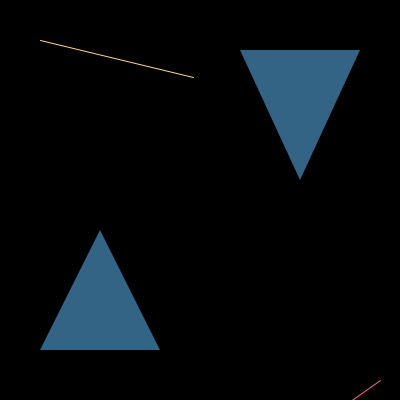
Frame 1 (no input)
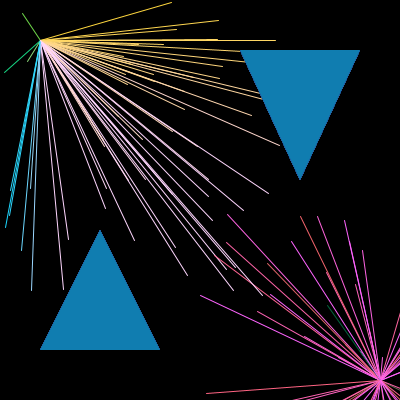
Frame 60 (the mouse pressed at the canvas centre just before this capture)
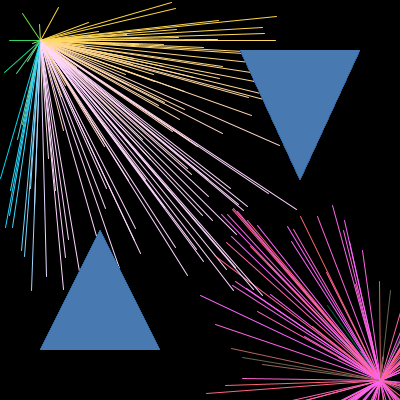
Frame 120 (the mouse held since frame 60 and released just before this capture)

The Processing sketch that drew these frames (run headless with seeded random() and noise(); from frame 60 on, the mouse is pressed at the canvas centre):

// Processing sketch: processing_133533
// ── processing_133533.pde

int i=0;
void setup (){
  size (400,400);
  background (0);
  smooth ();
}
void draw (){
  float x = random (300);
  float y = random (300);
  float z = random (255);
  frameRate (10);
  stroke (x*5,215,y+60);
  for (int i=0; i<200; i=i+1);
{
 line (40,40,x,y);
}
  float a = random (200,500);
  float d = random (200,500);
  float c = random (255);
  stroke (c*5,100,c+60);
  for (int i=0; i>200; i=i+1);
{
 line (i+380,i+380,a,d);
}
float r = random (10,100);
float g = random (40,150);
float b = random (100,200);
int speed = 2;
int red = 1;
int green = 1; 
fill (r,g,b);
noStroke ();
smooth();
r= r+red;
g=g+green;
b=b+speed;
triangle (40,350,100,230,160,350);
triangle (360,50,300,180,240,50);
}
